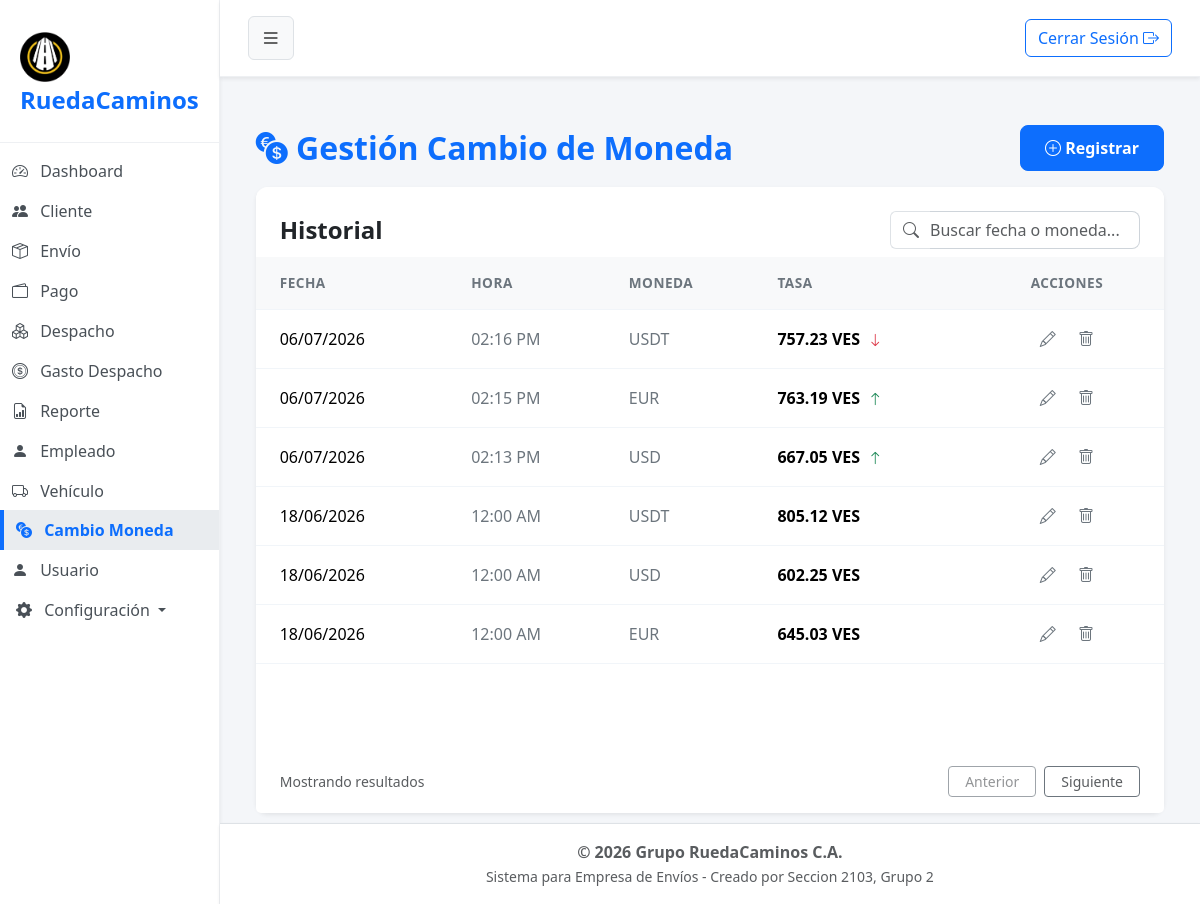
The app's page /?url=cambiomoneda (signed in) with its own data.
### tables this page shows
CREATE TABLE `cambio_moneda` (
  `cod_cambio` int(11) NOT NULL,
  `tasa` float NOT NULL,
  `fecha` datetime NOT NULL,
  `cod_moneda` int(11) NOT NULL,
  `estado` tinyint(1) NOT NULL
);

CREATE TABLE `moneda` (
  `cod_moneda` int(1) NOT NULL,
  `nombre` varchar(15) NOT NULL,
  `abreviatura` varchar(5) NOT NULL,
  `estado` tinyint(1) NOT NULL
);

### app/controller/cambiomonedaController.php (called while the page is built, shortened)
<?php
$cambio = new CambioMoneda();
$registros = $cambio->obt_RegistrosCambios();
include 'app/view/layout/header.php';
include 'app/view/cambiomoneda/cambiomonedaView.php';
include 'app/view/layout/footer.php';
?>

### index.php (called while the page is built, shortened)
<?php
    $frontController = new FrontController();
?>

### app/config/Conexion.php (called while the page is built, shortened)
<?php
abstract class Conexion
{
    public $host = "localhost";
    public $namedb = "grupo_ruedacaminos";
    public $userdb = "root";
    public $passwd = "";
    public function __construct()
    {
        $this->conexion = $this->getConnection();
    }
    public function getConnection(): PDO
    {
        try {
            $dsn = "mysql:host=" . $this->host . ";dbname=" . $this->namedb . ";charset=utf8";
            $conexion = new PDO($dsn, $this->userdb, $this->passwd);
            $conexion->setAttribute(PDO::ATTR_ERRMODE, PDO::ERRMODE_EXCEPTION);
        } catch (PDOException $error) {
            die('No se pudo conectar a la base de datos, error:' . $error->getMessage());
        }
        return $conexion;
    }
}

### app/model/CambioMoneda.php (called while the page is built, shortened)
<?php
class CambioMoneda extends Conexion
{
    public function obt_RegistrosCambios() {
        $sentencia ="SELECT c.cod_cambio, c.tasa, c.fecha, c.cod_moneda, m.abreviatura
                    FROM cambio_moneda c
                    INNER JOIN moneda m ON c.cod_moneda = m.cod_moneda
                    WHERE c.estado = 1
                    GROUP BY c.cod_cambio
                    ORDER BY c.fecha DESC";
        $select = $this->conexion->prepare($sentencia);
        $select->execute();
        return $select->fetchAll(\PDO::FETCH_ASSOC);
    }
} ?>

### app/view/cambiomoneda/componentes/tabla.php (the view)
<div class="card-body p-0">
    <div class="table-responsive">
        <table class="table table-hover align-middle mb-0">
            <thead class="table-light table-header-custom">
                <tr>
                    <th class="ps-4">FECHA</th>
                    <th>HORA</th>
                    <th>MONEDA</th>
                    <th>TASA</th>
                    <th class="pe-4 text-center">ACCIONES</th>
                </tr>
            </thead>
            <tbody>
                <?php
                if (!empty($registros)):
                    $registros = array_values($registros);
                    foreach ($registros as $index => $fila):
                        $tasaComparar = $fila['tasa'];
                        for ($i = $index + 1; $i < count($registros); $i++) {
                            if (isset($registros[$i]['cod_moneda']) && $registros[$i]['cod_moneda'] == $fila['cod_moneda']) {
                                $tasaComparar = $registros[$i]['tasa'];
                                break;
                            }
                        }
                        $color = "";
                        $icono = "";
                        if ($fila['tasa'] > $tasaComparar) {
                            $color = "text-success";
                            $icono = "bi-arrow-up";
                        } elseif ($fila['tasa'] < $tasaComparar) {
                            $color = "text-danger";
                            $icono = "bi-arrow-down";
                        } else {
                            $color = "text-secondary";
                            $icono = "bi-dash";
                        }
                ?>
                    <tr>
                        <td class="ps-4 fw-medium"><?= date('d/m/Y', strtotime($fila['fecha'])) ?></td>
                        <td class="text-secondary"><?= date('h:i A', strtotime($fila['fecha'])) ?></td>
                        <td class="text-secondary"><?= $fila['abreviatura'] ?></td>
                        <td class="fw-bold">
                            <?= number_format($fila['tasa'], 2) ?> VES
                            <?php if($icono != "bi-dash"): ?>
                                <small class="<?= $color ?> ms-1"><i class="bi <?= $icono ?>"></i></small>
                            <?php endif; ?>
                        </td>
                        <td class="pe-4 text-center">
                            <button type="button" class="btn btn-link text-secondary p-0 m-0 align-baseline me-3 btn-editar" title="Editar"
                            data-bs-toggle="modal" data-bs-target="#modalEditarCambio"
                            data-id="<?= $fila['cod_cambio'] ?>"
                            data-tasa="<?= $fila['tasa'] ?>"
                            data-moneda="<?= $fila['cod_moneda'] ?>">
                                <i class="bi bi-pencil"></i>
                            </button>
                            <button type="button" class="btn btn-link text-secondary p-0 m-0 align-baseline btn-eliminar" title="Eliminar"
                            data-id="<?= $fila['cod_cambio'] ?>">
                                <i class="bi bi-trash"></i>
                            </button>
                        </td>
                    </tr>
                <?php endforeach;
                else: echo "<tr><td colspan='5' class='text-center'>No hay registros.</td></tr>";
                endif; ?>
            </tbody>
        </table>
    </div>
</div>

### assets/css/styles.css (style rules this page uses)
body { background-color: #f4f6f9; font-family: "Segoe UI", Tahoma, Geneva, Verdana, sans-serif; overflow-x: hidden; }
.table> :not(caption)>*>* { padding: 1rem 0.75rem; border-bottom-color: #f1f5f9; }
.table-header-custom th { color: #6c757d; font-weight: 600; font-size: 0.85rem; letter-spacing: 0.5px; }

### records on screen
cambio_moneda: fecha "06/07/2026", fecha "02:16 PM", cod_moneda.abreviatura "USDT", tasa "757.23"
cambio_moneda: fecha "06/07/2026", fecha "02:15 PM", cod_moneda.abreviatura "EUR", tasa "763.19"
cambio_moneda: fecha "06/07/2026", fecha "02:13 PM", cod_moneda.abreviatura "USD", tasa "667.05"
cambio_moneda: fecha "18/06/2026", fecha "12:00 AM", cod_moneda.abreviatura "USDT", tasa "805.12"
cambio_moneda: fecha "18/06/2026", fecha "12:00 AM", cod_moneda.abreviatura "USD", tasa "602.25"
cambio_moneda: fecha "18/06/2026", fecha "12:00 AM", cod_moneda.abreviatura "EUR", tasa "645.03"
